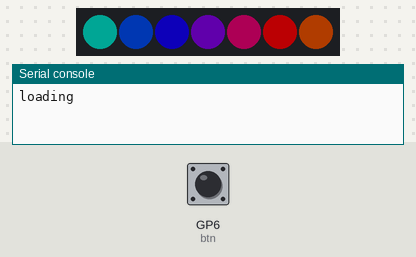
The program below on a simulated Raspberry Pi Pico running CircuitPython. Parts: 7 RGB LEDs in strip order, left to right, the last lines printed to the serial console. The inputs (shaded band) are chosen by the test bench; at power-on: GP6 (btn) HIGH. Dim RGB values are drawn brighter than linear; random numbers come from a fixed seed.

Above: at 1.24 s.
1.3 s: GP6 (btn) pulled LOW for 0.15 s
At 1.54 s:
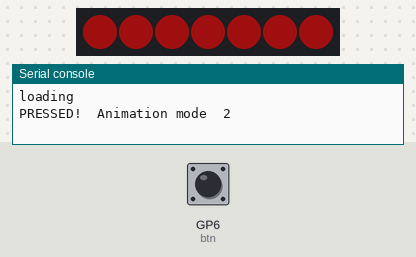
2.0 s: GP6 (btn) pulled LOW for 1 s
At 2.26 s:
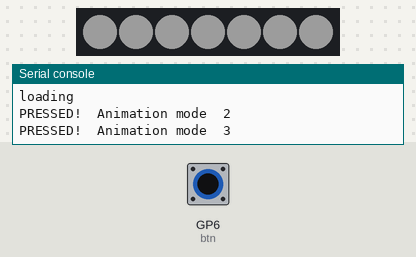
3.6 s: GP6 (btn) pulled LOW for 0.15 s
Timing chart, 0 to 6.6 s (numbered marks = the images above; inputs shaded):
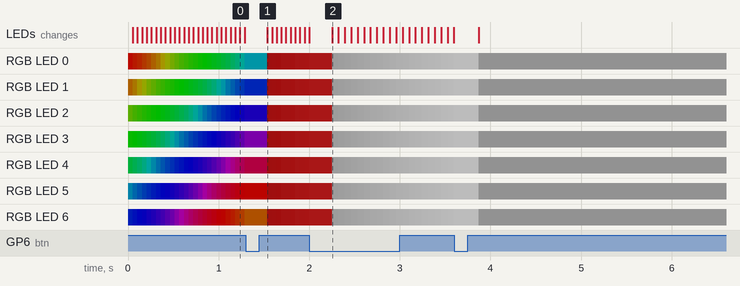

The program:

CodeWithButtonAndModes.py
```python
import board
import neopixel
import time
from digitalio import DigitalInOut, Direction, Pull
import analogio
import audiobusio
import audiocore
import random
import array
import math

print("loading")
pixelCount = 7

#code for meditation light
breathDirection = 1
brightness = 0.1
maxBrightness = .5
minBrightness = .1
currentColor = 0
nextColor = 0
transitionPercent = 0
counter = 0
color = [[255,255,255], [0,200,120], [0,50,220]]

def meditation():
    global breathDirection, brightness, maxBrightness, minBrightness, currentColor, nextColor, transitionPercent, counter, color
    pixels.brightness = brightness
    brightness = brightness + breathDirection/100
    transitionPercent = transitionPercent + 100/86
    if (brightness > maxBrightness):
        breathDirection = -1

    if (brightness < minBrightness):
        breathDirection = 1
        transitionPercent = 0
        currentColor = currentColor + 1
        nextColor = currentColor + 1
        if (currentColor > 2):
            currentColor = 0
        if (nextColor > 2):
            nextColor = 0

    pixels.fill(
        (
            color[currentColor][0]*((100-transitionPercent)/100) + color[nextColor][0]*(transitionPercent/100),
            color[currentColor][1]*((100-transitionPercent)/100) + color[nextColor][1]*(transitionPercent/100),
            color[currentColor][2]*((100-transitionPercent)/100) + color[nextColor][2]*(transitionPercent/100),
        )
        )
    pixels.brightness = brightness
    pixels.show()
    time.sleep(.07)

btn = DigitalInOut(board.GP6)
btn.direction = Direction.INPUT
btn.pull = Pull.UP

pixels = neopixel.NeoPixel(board.GP1, pixelCount, brightness=.3, auto_write=False)

def rainbow_cycle(wait, step):
    j = step
    for i in range(pixelCount):
        rc_index = (i * 256 // 10) + j * 5
        pixels[i] = wheel(rc_index & 255)
    pixels.show()
    time.sleep(wait)

def wheel(pos):
    # Input a value 0 to 255 to get a color value.
    # The colours are a transition r - g - b - back to r.
    if pos < 0 or pos > 255:
        return (0, 0, 0)
    if pos < 85:
        return (255 - pos * 3, pos * 3, 0)
    if pos < 170:
        pos -= 85
        return (0, 255 - pos * 3, pos * 3)
    pos -= 170
    return (pos * 3, 0, 255 - pos * 3)

def runFireAnimation():
    for i in range(pixelCount):
        flamePixels[i][0] = flamePixels[i][0] + flamePixels[i][3]
        flamePixels[i][1] = flamePixels[i][1] + flamePixels[i][3]/5
        flamePixels[i][2] = flamePixels[i][2] + flamePixels[i][3]/5
        #if we are over 255 in the red, then assign a new set of random flicker values
        if (flamePixels[i][0] > 255):
            flamePixels[i][0] = random.randint(25,100)
            flamePixels[i][1] = random.randint(2,50)
            flamePixels[i][2] = random.randint(2,50)
            flamePixels[i][3] = random.randint(1,12)
        pixels[i] = (flamePixels[i][0], flamePixels[i][1], flamePixels[i][2])
    pixels.show()


pressed = False
animationMode = 1
step = 0
RED = (255, 0, 0)
YELLOW = (255, 150, 0)
GREEN = (0, 255, 0)
CYAN = (0, 255, 255)
BLUE = (0, 0, 255)
PURPLE = (180, 0, 255)
WHITE = (255, 255, 255)
OFF = (0, 0, 0)

flamePixels = [
[100,10,10,5],[100,10,10,5],[100,10,10,5],[100,10,10,5],[100,10,10,5],[100,10,10,5],[100,10,10,5]
]

while True:
    if btn.value == False:
        if pressed == False:

            pressed = True
            animationMode = animationMode + 1
            step = 0

            if animationMode > 10:
                animationMode = 1

            print("PRESSED!  Animation mode ", animationMode)
            time.sleep(0.2)
    else:
        pressed = False

    if (animationMode == 1):
        step = step + 1
        if step > 255:
            step = 1
        rainbow_cycle(0.05, step) # Increase the number to slow down the rainbow.

    if (animationMode == 2):
        runFireAnimation()
        time.sleep(0.05)

    if (animationMode == 3):
        meditation()

    if (animationMode == 4):
        pixels.fill((60,60,60))
        pixels.show()
        time.sleep(0.1)

    if (animationMode == 5):
        pixels.fill((100,100,100))
        pixels.show()
        time.sleep(0.1)

    if (animationMode == 6):
        pixels.fill((160,160,160))
        pixels.show()
        time.sleep(0.1)

    if (animationMode == 7):
        pixels.fill((240,240,240))
        pixels.show()
        time.sleep(0.1)

    if (animationMode == 8):
        pixels.fill((0,0,0))
        pixels.show()
        time.sleep(0.1)
```
